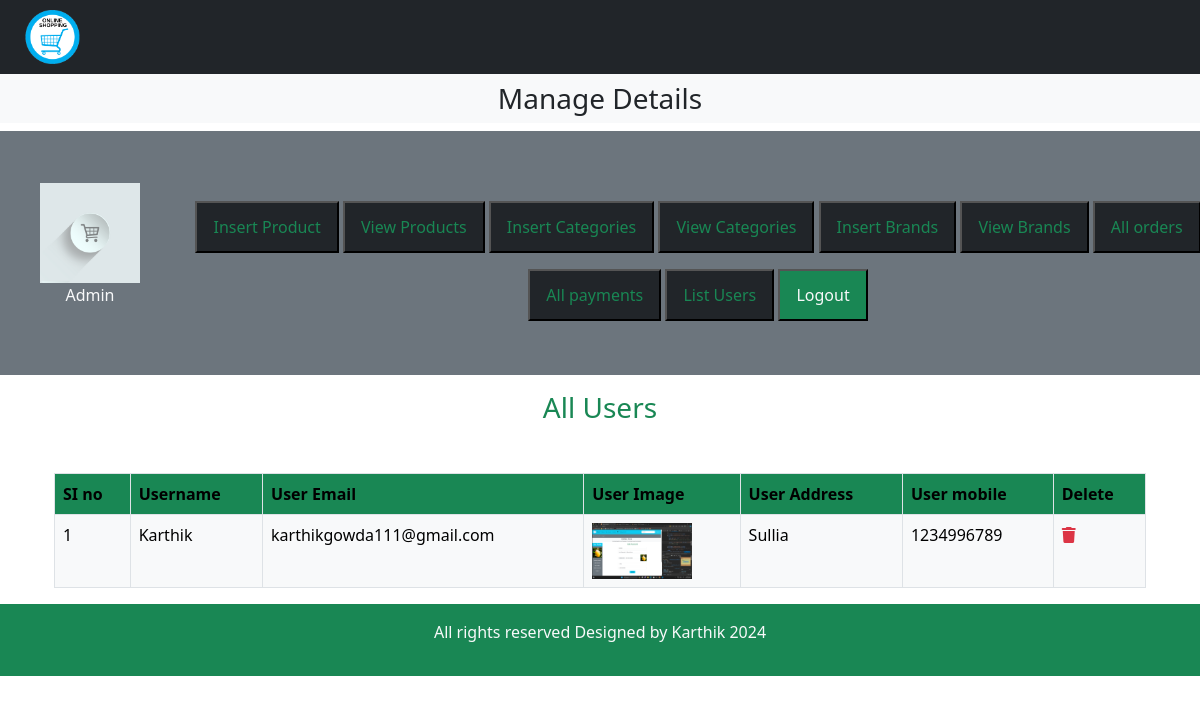
Page /admin_area/index.php?list_users on the committed database.
### tables this page shows
CREATE TABLE `user_table` (
  `user_id` int(11) NOT NULL,
  `username` varchar(100) NOT NULL,
  `user_email` varchar(100) NOT NULL,
  `user_password` varchar(255) NOT NULL,
  `user_image` varchar(255) NOT NULL,
  `user_ip` varchar(100) NOT NULL,
  `user_address` varchar(255) NOT NULL,
  `user_mobile` varchar(20) NOT NULL
);

### admin_area/list_users.php (the view, shortened to what this page needs)
<h3 class="text-center text-success">All Users</h3>
<table class="table table-bordered mt-5">
    <thead class="bg-success">
        <?php
        $get_users = "Select * from `user_table`";
        $result = mysqli_query($con, $get_users);
        $row_count = mysqli_num_rows($result);
        if ($row_count == 0) {
            echo "<h2 class='text-danger text-center mt-5'>No users Yet</h2>";
        } else {
            echo "  <tr>
               <th>SI no</th>
                <th>Username</th>
                <th>User Email</th>
                <th>User Image</th>
                <th>User Address</th>
                <th>User mobile</th>
                 <th>Delete</th>
             </tr>
             </thead>
             <tbody class='bg-light text-light''>";
            $number = 0;
            while ($row_data = mysqli_fetch_assoc($result)) {
                $user_id = $row_data['user_id'];
                $username = $row_data['username'];
                $user_email = $row_data['user_email'];
                $user_image = $row_data['user_image'];
                $user_address = $row_data['user_address'];
                $user_mobile = $row_data['user_mobile'];
                $number++;
                echo "   <tr>
       <td>$number</td>
       <td>$username</td>
       <td>$user_email</td>
       <td><img src='../users_area/user_images/$user_image' alt='$username' class='product_img'/></td>
       <td>$user_address</td>
       <td>$user_mobile</td>
       <td><a href='index.php?delete_users=<?php echo $user_id ?>' type='button' class='text-danger'
       data-toggle='modal' data-target='#exampleModal'><i class='fa-solid fa-trash'></i></a></td>
   </tr>";
            }
        }
        ?>
        </tbody>
</table>

### style.css (style rules this page uses)
* { margin: 0; padding: 0; box-sizing: border-box; }

### admin_area/index.php (style rules this page uses)
body { overflow-x: hidden; }
.product_img { width: 100px; object-fit: contain; }

### rows in the picture
user_table: username "Karthik", user_email "karthikgowda111@gmail.com", user_image (picture), user_address "Sullia", user_mobile "1234996789"
